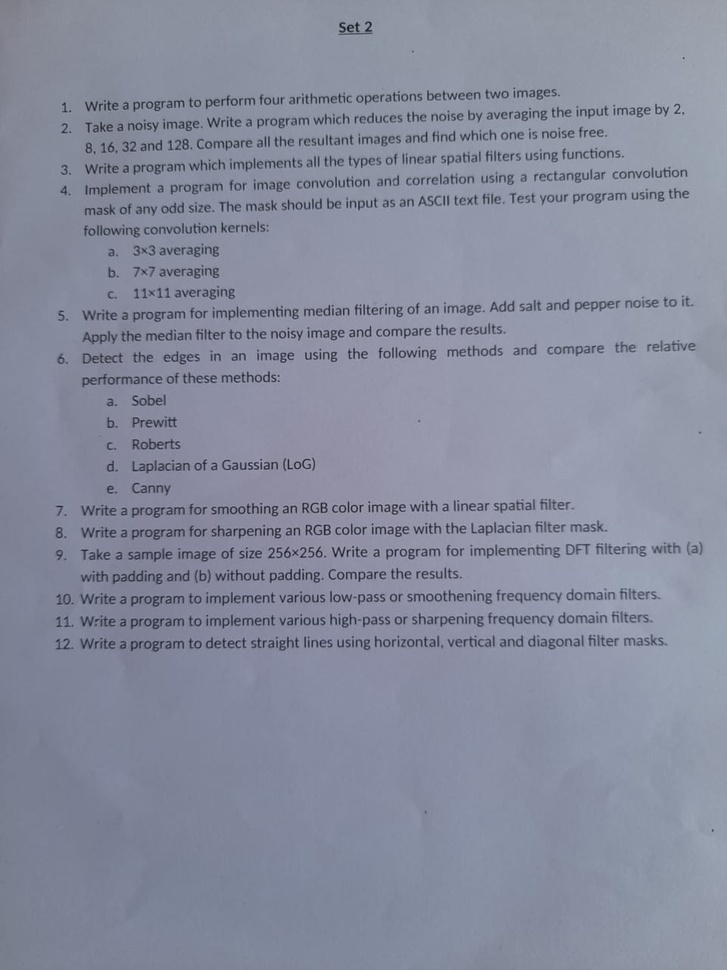
#> input picture SET-2/QUESTIONS-SET-2.jpeg, 727 x 970 px, shrunk from 960 x 1280 before the run, found by its file name
$ jupyter execute set_1_4_local_histogram_equalization.ipynb
#> lines starting #> are read from the running program, lines starting #| are printed output that depends on the picture
<a href="https://colab.research.google.com/github/aswinsuresh-04/Digital_Image_and_Video_Processing-Lab/blob/main/set_1_4_local_histogram_equalization.ipynb" target="_parent"></a>

[cell 1]
import cv2
import numpy as np
import matplotlib.pyplot as plt
from google.colab.patches import cv2_imshow
from google.colab import files

# Upload the image
uploaded = files.upload()
#> the answer given: QUESTIONS-SET-2.jpeg
img_path = next(iter(uploaded))

# Read the image and convert to grayscale
img = cv2.imread(img_path)
#> img is the input picture: shape (970, 727, 3); mean B, G, R 158.6, 140.5, 135.4
gray = cv2.cvtColor(img, cv2.COLOR_BGR2GRAY)
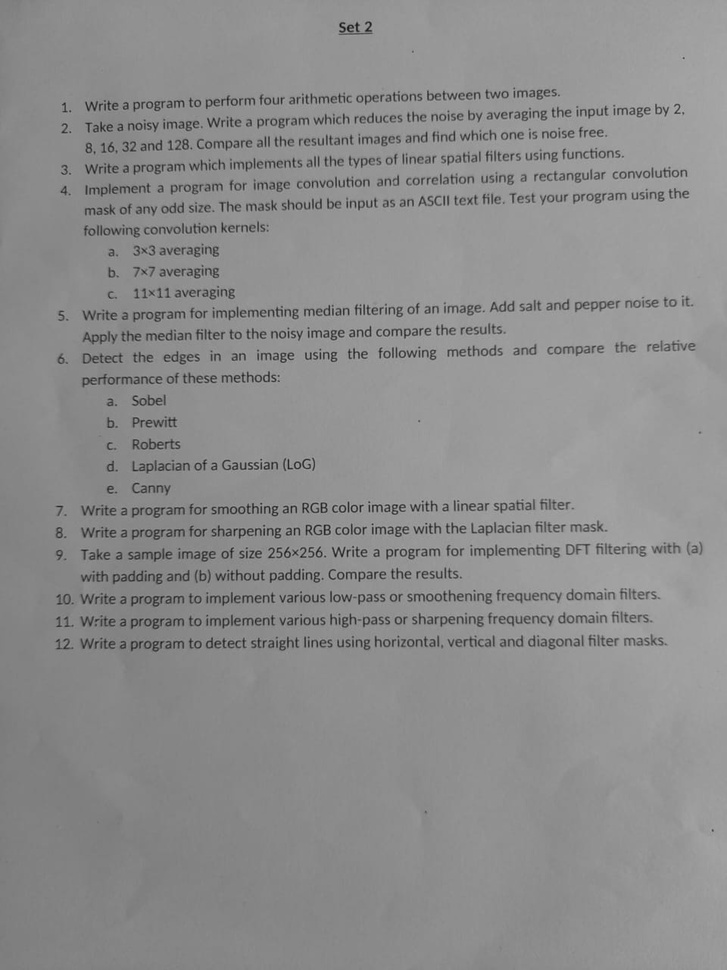
#> gray: shape (970, 727); min 19, max 179, mean 141.1

# Display original grayscale image
print("Original Grayscale Image:")
cv2_imshow(gray)

# Apply CLAHE (local histogram equalization)
clahe = cv2.createCLAHE(clipLimit=2.0, tileGridSize=(8, 8))
local_eq = clahe.apply(gray)
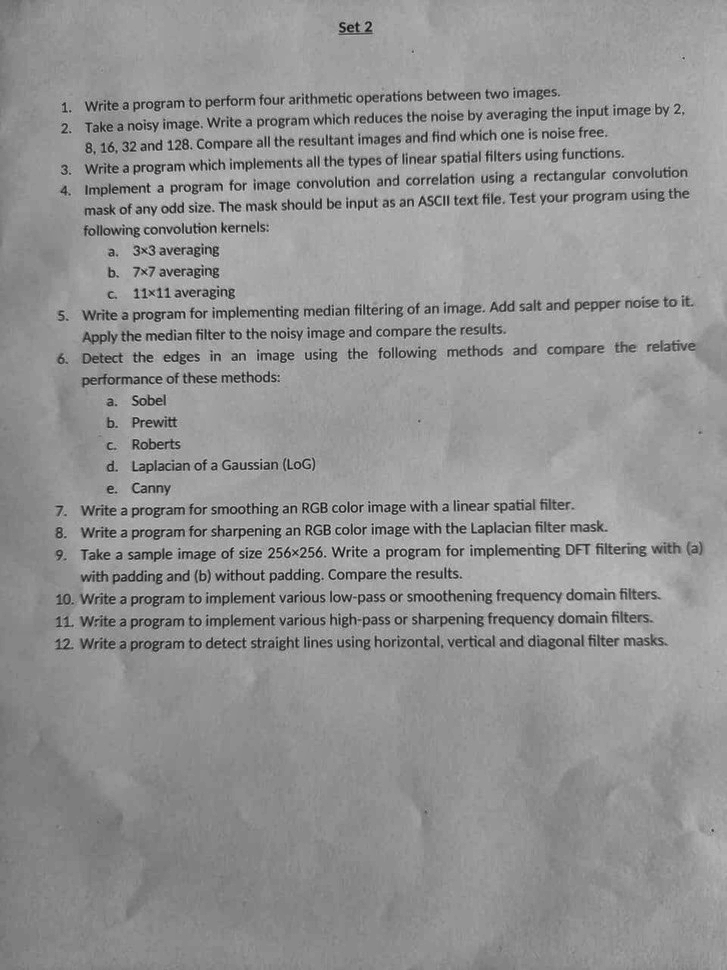
#> local_eq: shape (970, 727); min 12, max 206, mean 147.9

# Display CLAHE result
print("\nCLAHE (Local Histogram Equalized) Image:")
cv2_imshow(local_eq)

# Plot histograms for comparison
plt.figure(figsize=(12, 4))

# Original histogram
plt.subplot(1, 2, 1)
plt.hist(gray.ravel(), bins=256, range=(0, 256), color='gray')
plt.title("Original Histogram")
plt.xlabel("Pixel Intensity")
plt.ylabel("Frequency")

# CLAHE histogram
plt.subplot(1, 2, 2)
plt.hist(local_eq.ravel(), bins=256, range=(0, 256), color='green')
plt.title("Local Equalized Histogram")
plt.xlabel("Pixel Intensity")
plt.ylabel("Frequency")

plt.tight_layout()
plt.show()
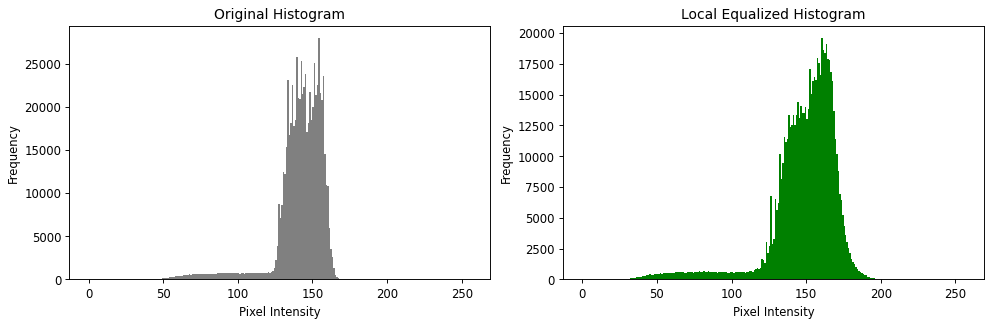
#> figure drawn by matplotlib, 2 panels; panel 1: tallest bar 27989 high, from x = 154 to 155; panel 2: tallest bar 19602 high, from x = 160 to 161
